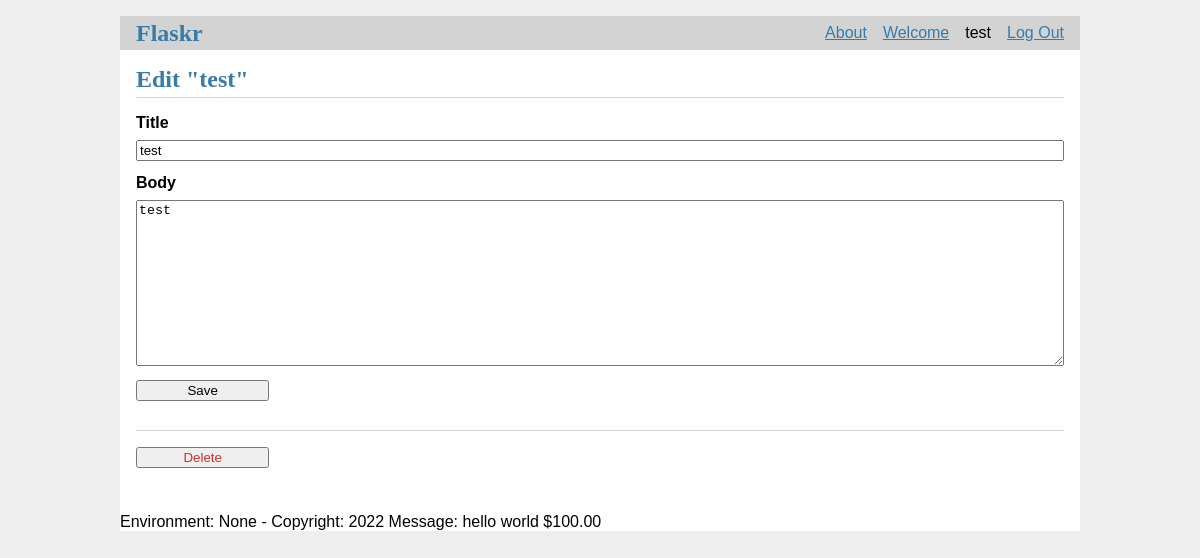
The page /1/update (signed in) on the database its author committed.
### tables this page shows
CREATE TABLE user (
  id INTEGER PRIMARY KEY AUTOINCREMENT,
  username TEXT UNIQUE NOT NULL,
  password TEXT NOT NULL
);

CREATE TABLE vendor (
  id INTEGER PRIMARY KEY AUTOINCREMENT,
  author_id INTEGER NOT NULL,
  created TIMESTAMP NOT NULL DEFAULT CURRENT_TIMESTAMP,
  title TEXT NOT NULL,
  body TEXT NOT NULL,
  FOREIGN KEY (author_id) REFERENCES user (id)
);

### flaskApp/blog/__init__.py (the view, shortened to what this page needs)
@bp.route("/<int:id>/update", methods=("GET", "POST"))
@login_required
def update(id):
    post = get_post(id)
    return render_template("blog/update.html", post=post)

### flaskApp/auth/__init__.py (called while the page is built)
def login_required(view):
    @functools.wraps(view)
    def wrapped_view(**kwargs):
        if g.user is None:
            return redirect(url_for("auth.login"))
        return view(**kwargs)
    return wrapped_view

@bp.before_app_request
def load_logged_in_user():
    user_id = session.get("user_id")
    if user_id is None:
        g.user = None
    else:
        g.user = (
            get_db().execute("SELECT * FROM user WHERE id = ?", (user_id,)).fetchone()
        )

### flaskApp/blog/__init__.py (called while the page is built)
def get_post(id, check_author=True):
    vendor = (
        get_db()
        .execute(
            "SELECT v.id, title, body, created, author_id, username"
            " FROM vendor v JOIN user u ON v.author_id = u.id"
            " WHERE v.id = ?",
            (id,),
        )
        .fetchone()
    )
    if vendor is None:
        abort(404, f"Post id {id} doesn't exist.")
    if check_author and vendor["author_id"] != g.user["id"]:
        abort(403)
    return vendor

### flaskApp/context_processors/__init__.py (called while the page is built)
def utility_text_processors():
    message = "hello world"
    def deployment_environment():
        return getenv('FLASK_ENV', None)
    def current_year():
        currentDateTime = datetime.datetime.now()
        date = currentDateTime.date()
        year = date.strftime("%Y")
        return year
    def format_price(amount, currency="$"):
        return f"{currency}{amount:.2f}"
    return dict(
        mymessage=message,
        deployment_environment=deployment_environment(),
        year=current_year(),
        format_price=format_price
    )

### flaskApp/db/__init__.py (called while the page is built)
def get_db():
    if "db" not in g:
        g.db = sqlite3.connect(
            current_app.config["DATABASE"], detect_types=sqlite3.PARSE_DECLTYPES
        )
        g.db.row_factory = sqlite3.Row
    return g.db

### flaskApp/blog/templates/blog/update.html
{% extends 'base.html' %}
{% block header %}
  <h1>{% block title %}Edit "{{ post['title'] }}"{% endblock %}</h1>
{% endblock %}
{% block content %}
  <form method="post">
    <label for="title">Title</label>
    <input name="title" id="title" value="{{ request.form['title'] or post['title'] }}" required>
    <label for="body">Body</label>
    <textarea name="body" id="body">{{ request.form['body'] or post['body'] }}</textarea>
    <input type="submit" value="Save">
  </form>
  <hr>
  <form action="{{ url_for('blog.delete', id=post['id']) }}" method="post">
    <input class="danger" type="submit" value="Delete" onclick="return confirm('Are you sure?');">
  </form>
{% endblock %}

### flaskApp/templates/base.html (shortened to what this page needs)
<!doctype html>
<link rel="stylesheet" href="{{ url_for('static', filename='style.css') }}">
<nav>
  <h1><a href="{{ url_for('index') }}">Flaskr</a></h1>
  <ul>
    <li><a href="{{ url_for('simple_pages.show', page="about")}}">About</a></li>
    <li><a href="{{ url_for('simple_pages.show', page="welcome")}}">Welcome</a></li>
    {% if g.user %}
      <li><span>{{ g.user['username'] }}</span>
      <li><a href="{{ url_for('auth.logout') }}">Log Out</a>
    {% else %}
      <li><a href="{{ url_for('auth.register') }}">Register</a>
      <li><a href="{{ url_for('auth.login') }}">Log In</a>
    {% endif %}
  </ul>
</nav>
<section class="content">
  <header>
    {% block header %}{% endblock %}
  </header>
  {% block content %}{% endblock %}
</section>
<footer class="container">
    Environment: {{ deployment_environment }} - Copyright: {{ year }}
    Message: {{ mymessage }} {{ format_price(100) }}
</footer>

### flaskApp/static/style.css (style rules this page uses)
h1, h2, h3, h4, h5, h6 { font-family: serif; color: #377ba8; margin: 1rem 0; }
a { color: #377ba8; }
hr { border: none; border-top: 1px solid lightgray; }
nav { background: lightgray; display: flex; align-items: center; padding: 0 0.5rem; }
nav h1 { flex: auto; margin: 0; }
nav h1 a { text-decoration: none; padding: 0.25rem 0.5rem; }
nav ul { display: flex; list-style: none; margin: 0; padding: 0; }
nav ul li a, nav ul li span, header .action { display: block; padding: 0.5rem; }
.content { padding: 0 1rem 1rem; }
.content > header { border-bottom: 1px solid lightgray; display: flex; align-items: flex-end; }
.content > header h1 { flex: auto; margin: 1rem 0 0.25rem 0; }
.content form { margin: 1em 0; display: flex; flex-direction: column; }
.content label { font-weight: bold; margin-bottom: 0.5em; }
.content input, .content textarea { margin-bottom: 1em; }
.content textarea { min-height: 12em; resize: vertical; }
input.danger { color: #cc2f2e; }
input[type=submit] { align-self: start; min-width: 10em; }

### rows shown on the page
user: user.username "test"
vendor: title "test", body "test"

### other values the page prints
{{ deployment_environment }} "None"
{{ year }} "2022"
{{ mymessage }} "hello world"
